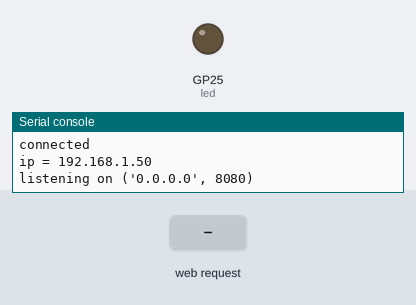
The program below on a simulated Raspberry Pi Pico running MicroPython. On the bench: output pins drawn as LEDs (lit = HIGH), the last lines printed to the serial console. Inputs (shaded band) come from the test bench. WiFi joins after 1.5 s.

Above: at 3.2 s.
3.3 s: HTTP request GET /toggle received
At 4.4 s:
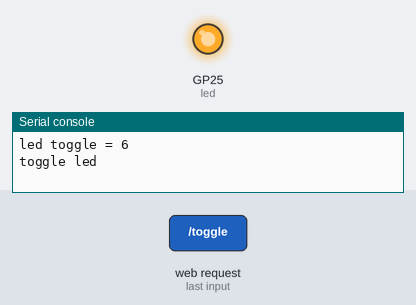
4.8 s: HTTP request GET / received
Timing chart, 0 to 7.8 s (numbered marks = the images above; inputs shaded):
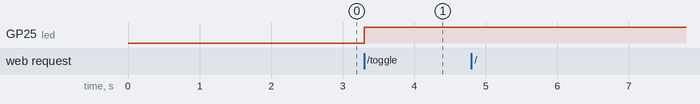

The program:

pico_server.py
```python
import network
import socket
import time

from machine import Pin

led = machine.Pin("LED", machine.Pin.OUT)  # Assuming LED is connected to GPIO Pin 2

ssid = 'Wifi_Zone'
password = 'xxxxxx'

wlan = network.WLAN(network.STA_IF)
wlan.active(True)
wlan.connect(ssid, password)

html = """<!DOCTYPE html>
<html>
    <head>
        <title>Pico W</title>
        <script>
            function toggleLED() {
                var xhr = new XMLHttpRequest();
                xhr.open("GET", "/toggle", true);
                xhr.send();
                if (document.getElementById("ledButton").innerHTML === "OFF") {
                    document.getElementById("ledButton").innerHTML = "ON";
                } else {
                    document.getElementById("ledButton").innerHTML = "OFF";
                }
            }
        </script>
    </head>
    <body>
        <h1>Pico W</h1>
        <button id="ledButton" type="submit" onclick="toggleLED()">OFF</button>
        <p>%s</p>
    </body>
</html>
"""

max_wait = 10
while max_wait > 0:
    if wlan.status() < 0 or wlan.status() >= 3:
        break
    max_wait -= 1
    print('waiting for connection...')
    time.sleep(1)

if wlan.status() != 3:
    raise RuntimeError('network connection failed')
else:
    print('connected')
    status = wlan.ifconfig()
    print('ip = ' + status[0])

addr = socket.getaddrinfo('0.0.0.0', 8080)[0][-1]

s = socket.socket()
s.bind(addr)
s.listen(1)

print('listening on', addr)

# Listen for connections
while True:
    try:
        cl, addr = s.accept()
        print('client connected from', addr)
        request = cl.recv(1024)
        print(request)

        request = str(request)
        led_toggle = request.find('/toggle')
        print('led toggle = ' + str(led_toggle))

        if led_toggle == 6:
            print("toggle led")
            led.value(not led.value())

        response = html % ("LED is ON" if led.value() else "LED is OFF")

        cl.send('HTTP/1.0 200 OK\r\nContent-type: text/html\r\n\r\n')
        cl.send(response)
        cl.close()

    except OSError as e:
        cl.close()
        print('connection closed')
```

Measured:
- after the input at 3.3 s, GP25 (led): LOW → HIGH at once
